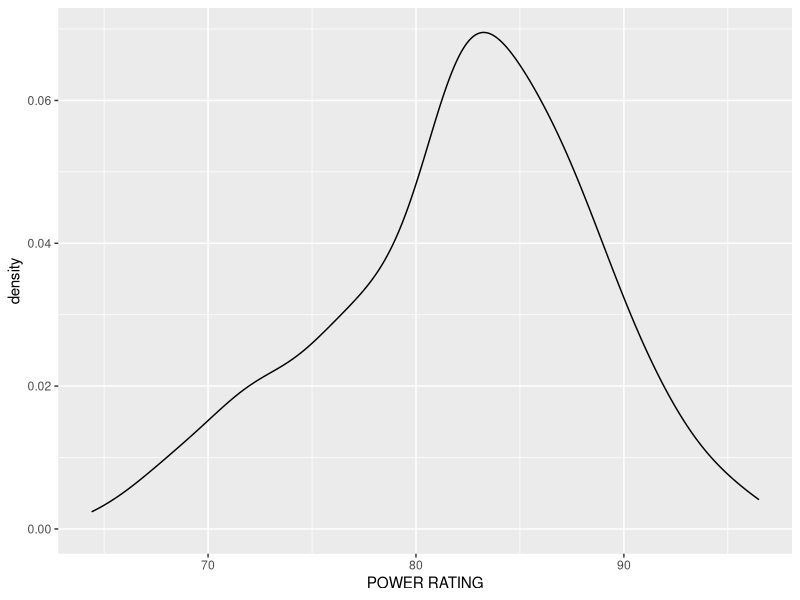
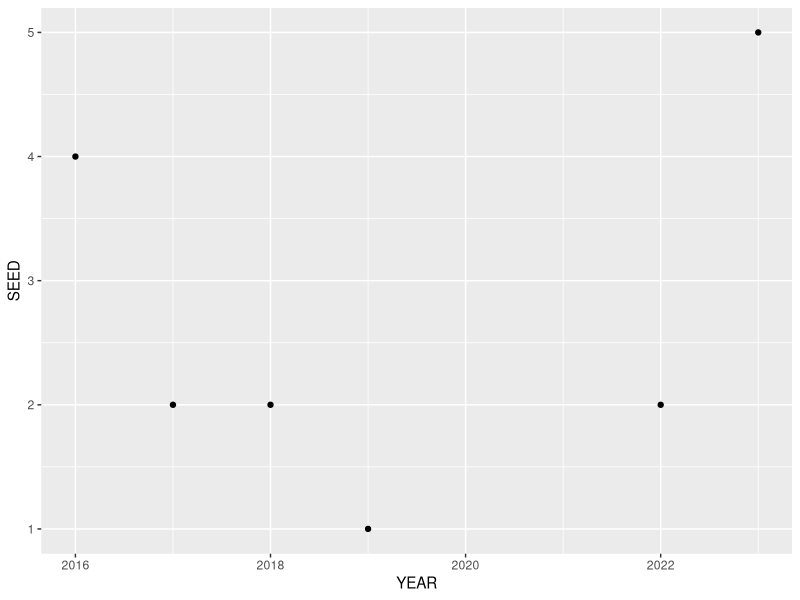
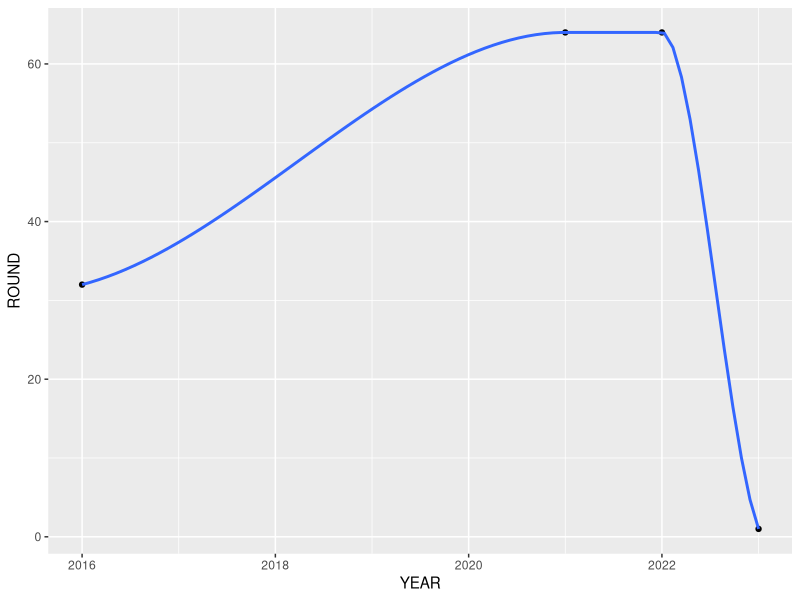

Write the R code that produced these figures, in order. (Note: this script raises an error after producing the figures.)
## ---- chunk 1
library(readr)
march_madness <- read_csv("538 Ratings.csv")
View(march_madness)

## ---- chunk 2
library(dplyr)
library(tidyverse)
march_madness |>
  str()
## ---- chunk 3
march_madness |>
  ggplot(aes(x = `POWER RATING`)) +
  geom_density()
## ---- chunk 4
march_madness |>
  filter(TEAM =="Duke") |>
  ggplot(aes(x = YEAR, y = SEED)) +
  geom_point()
## ---- chunk 5
uconn <- march_madness|>
  filter(TEAM == "Connecticut")

uconn |> 
  ggplot(aes(x = YEAR, y = ROUND)) +
  geom_point() +
  geom_smooth()
## ---- chunk 6
 march_madness_new <- march_madness |>
  mutate(SEED = as.character(SEED))

march_madness_new <- march_madness_new|>
full_join(cbb)
## ---- chunk 7
march_madness |>
  ggplot(aes(x = ROUND, fill = "SEED")) +
  geom_bar() 
 
